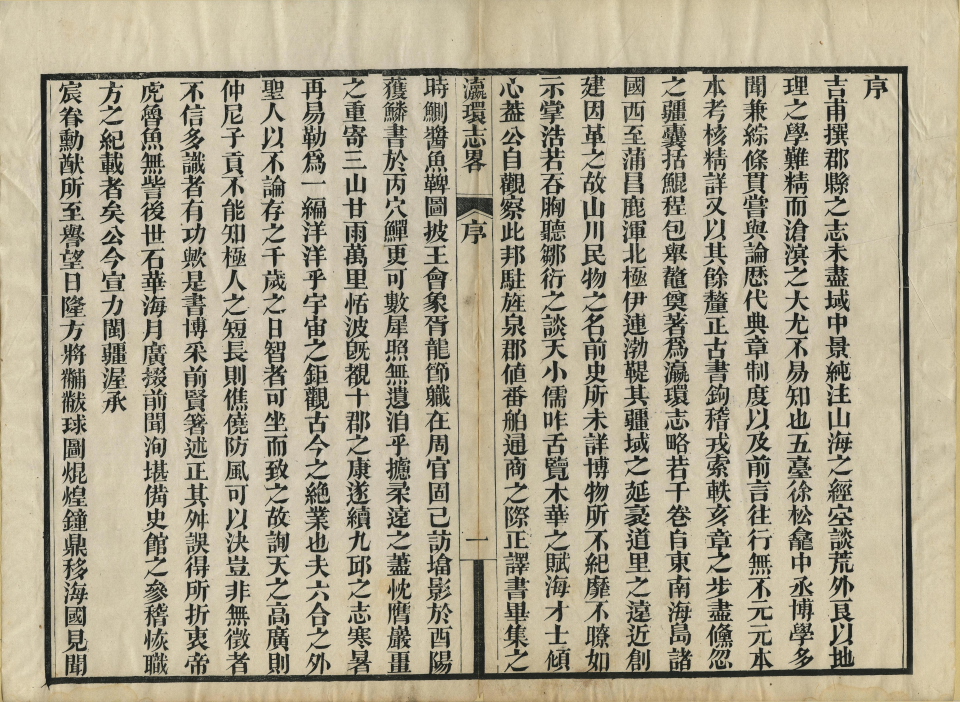
#> input picture data/datasets/book1/wdl_13516_003.jpg, 4799 x 3510 px, found by its file name (shown at 1/5 size)
$ jupyter execute --allow-errors '0. Deskew.ipynb'
#> lines starting #> are read from the running program, lines starting #| are printed output that depends on the picture
[cell 1]
from deskew import determine_skew
from skimage import io
from skimage.color import rgb2gray
from skimage.transform import rotate
import numpy as np

image = io.imread('data/datasets/book1/wdl_13516_003.jpg')
#> image is the input picture: shape (3510, 4799, 3); mean R, G, B 174.2, 165.9, 143.5
grayscale = rgb2gray(image)
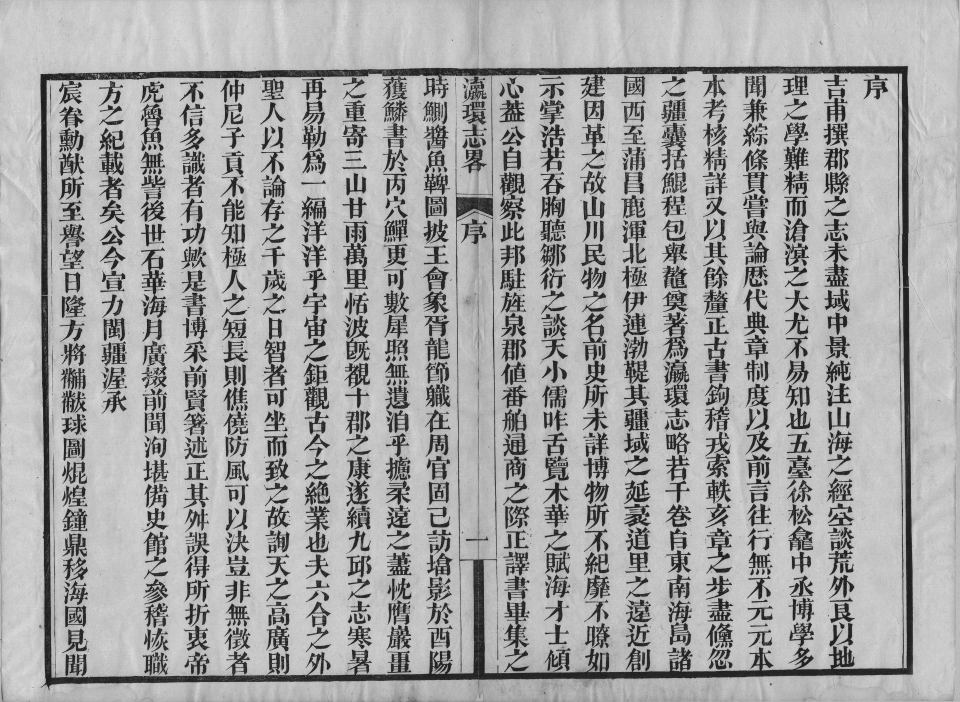
#> grayscale: shape (3510, 4799) float64 (shown at 1/5 size); min 0, max 0.95, mean 0.651
#> (the rest of this cell did not finish here and is left out)


$ run again, with data/datasets/book1/wdl_13516_004.jpg copied over data/datasets/book1/wdl_13516_003.jpg
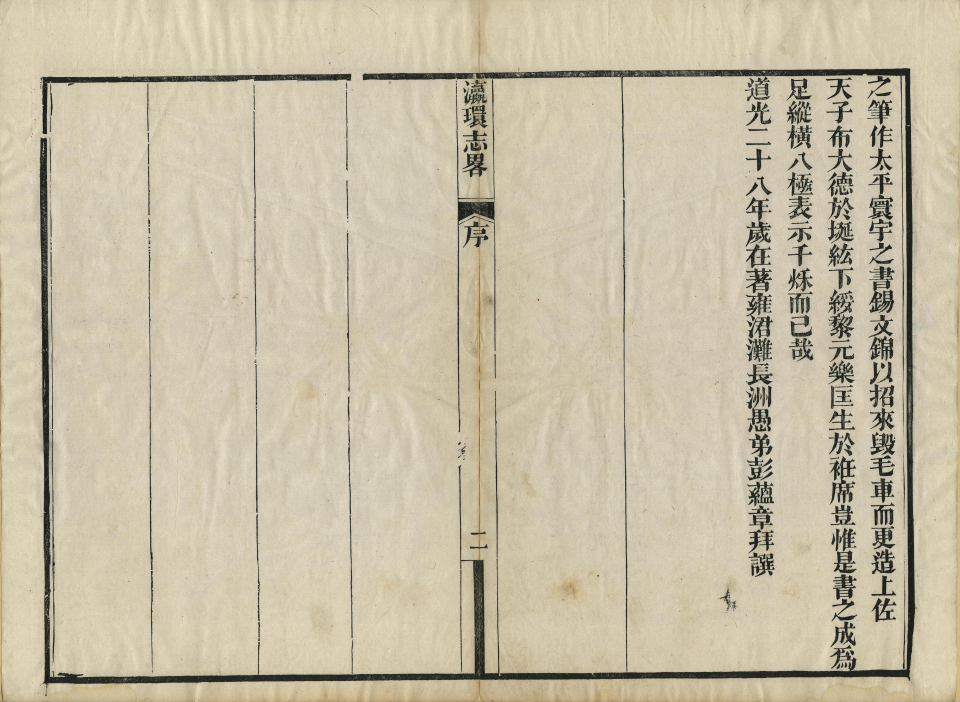
#> input picture data/datasets/book1/wdl_13516_004.jpg, 4799 x 3510 px, found by its file name (shown at 1/5 size)
#> image is the input picture: shape (3510, 4799, 3); mean R, G, B 200, 190.2, 166.2
#> `grayscale = rgb2gray(image)`:
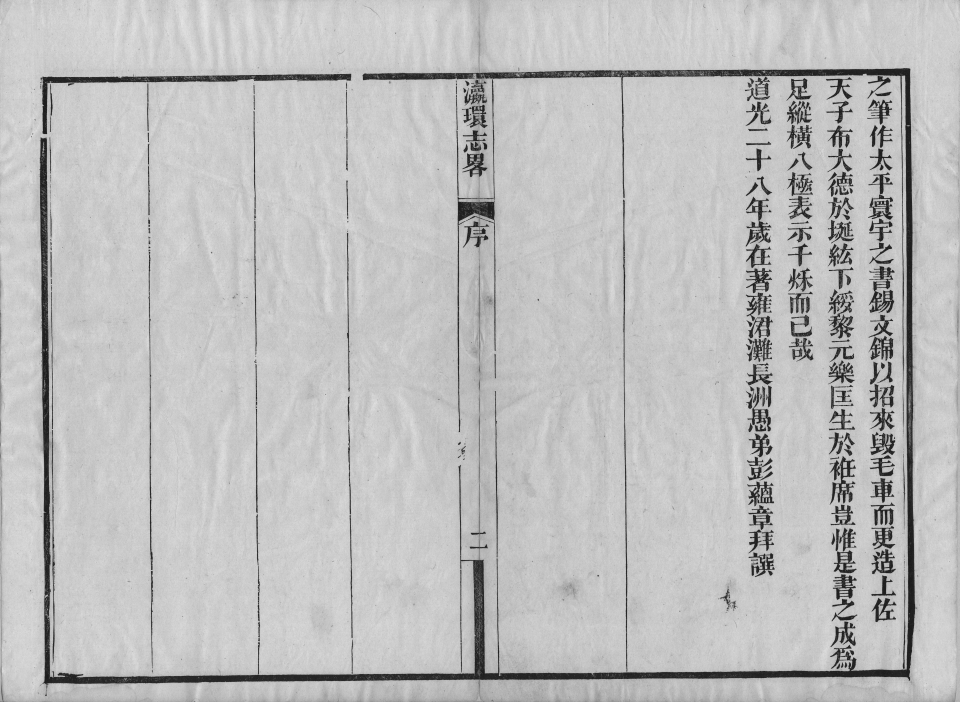
#> grayscale: shape (3510, 4799) float64 (shown at 1/5 size); min 0, max 0.948, mean 0.747

$ run again, with data/datasets/book1/wdl_13516_005.jpg copied over data/datasets/book1/wdl_13516_003.jpg
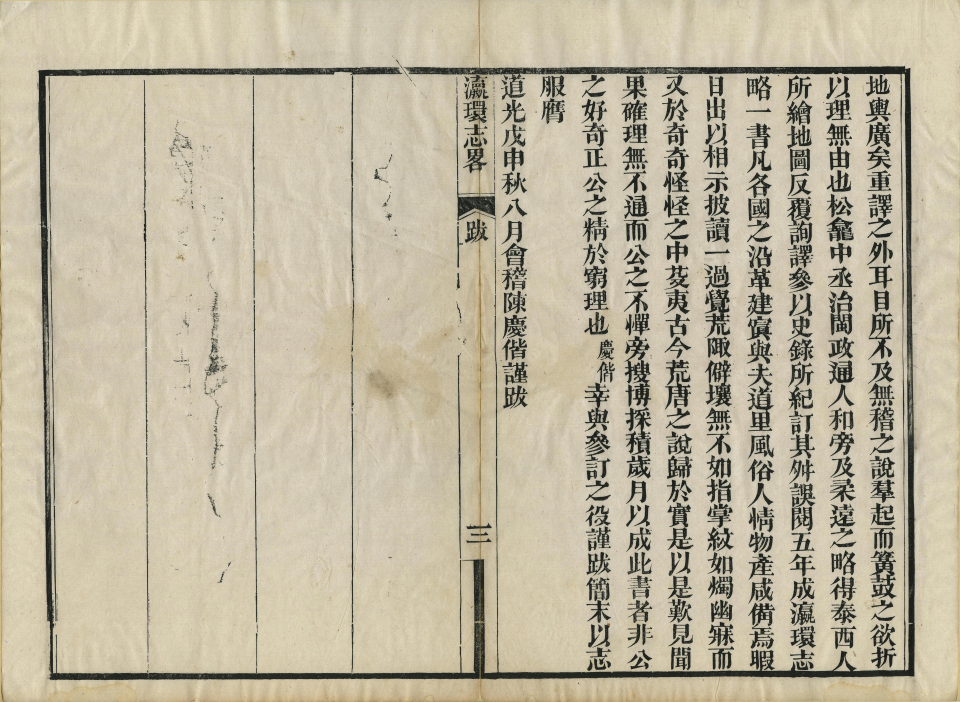
#> input picture data/datasets/book1/wdl_13516_005.jpg, 4799 x 3510 px, found by its file name (shown at 1/5 size)
#> image is the input picture: shape (3510, 4799, 3); mean R, G, B 190, 181.3, 159
#> `grayscale = rgb2gray(image)`:
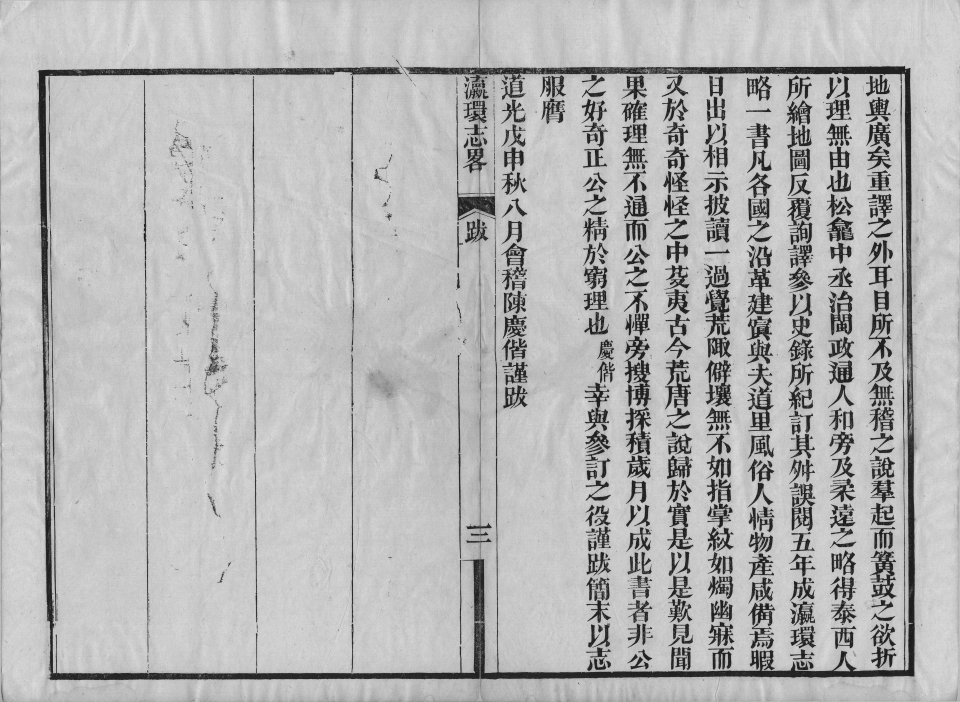
#> grayscale: shape (3510, 4799) float64 (shown at 1/5 size); min 0, max 0.963, mean 0.712

$ run again, with data/datasets/book1/wdl_13516_006.jpg copied over data/datasets/book1/wdl_13516_003.jpg
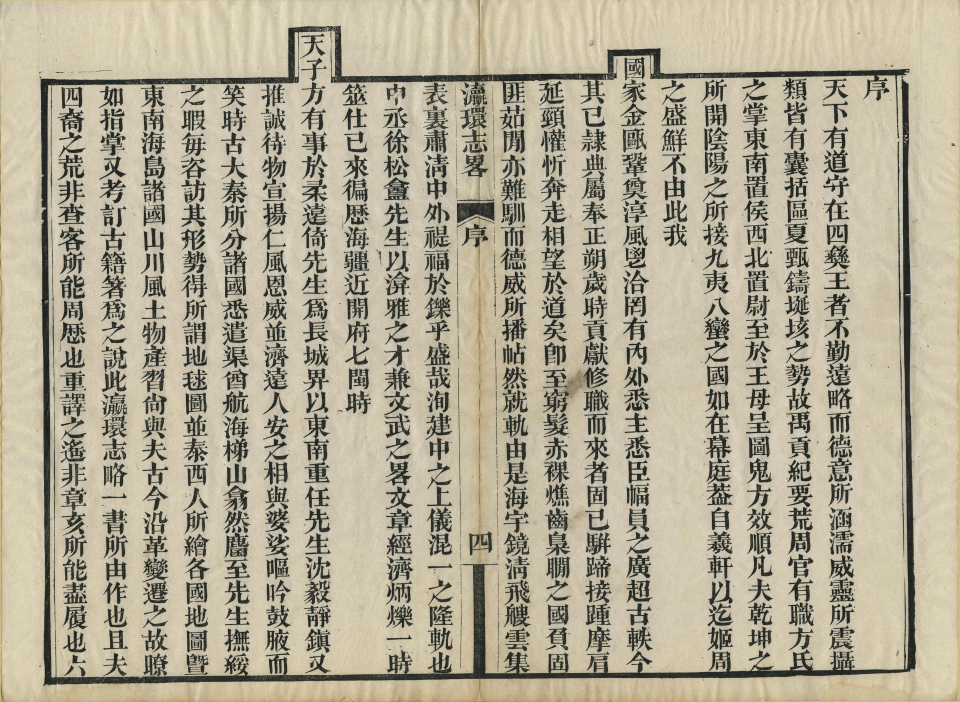
#> input picture data/datasets/book1/wdl_13516_006.jpg, 4799 x 3510 px, found by its file name (shown at 1/5 size)
#> image is the input picture: shape (3510, 4799, 3); mean R, G, B 177.8, 170.1, 148.8
#> `grayscale = rgb2gray(image)`:
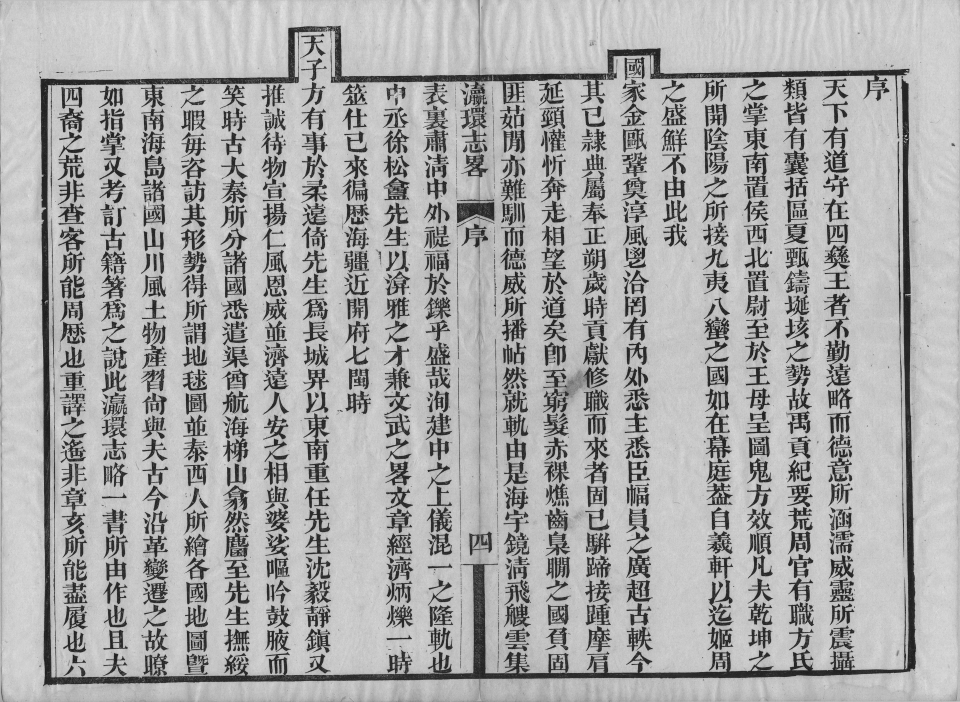
#> grayscale: shape (3510, 4799) float64 (shown at 1/5 size); min 0.000833, max 0.95, mean 0.667
